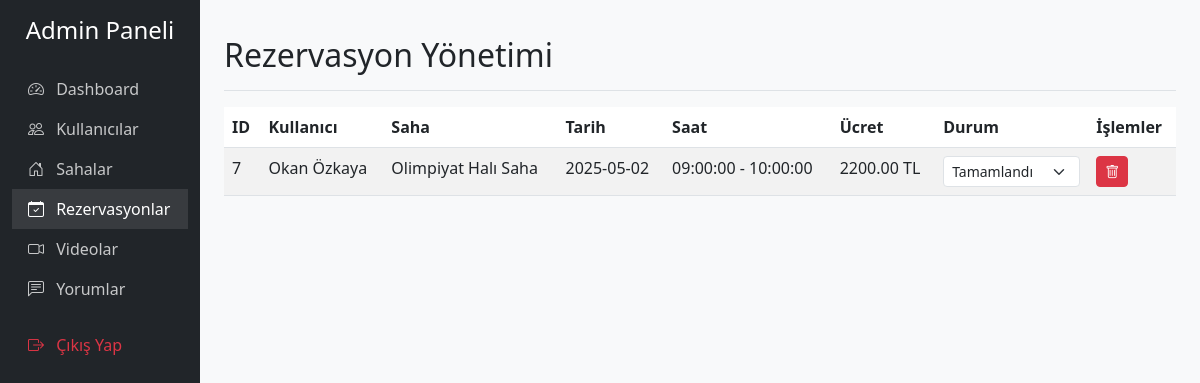
The app's page /halisaha-rezervasyon/admin/?page=rezervasyonlar (signed in) with its own data.
### tables this page shows
CREATE TABLE IF NOT EXISTS `rezervasyonlar` (
  `id` int NOT NULL AUTO_INCREMENT,
  `kullanici_id` int NOT NULL,
  `saha_id` int NOT NULL,
  `tarih` date NOT NULL,
  `baslangic_saati` time NOT NULL,
  `bitis_saati` time NOT NULL,
  `ucret` decimal(10,2) NOT NULL,
  `odeme_durumu` enum('bekliyor','tamamlandi','iptal') DEFAULT 'bekliyor',
  `rezervasyon_tarihi` datetime DEFAULT CURRENT_TIMESTAMP,
  PRIMARY KEY (`id`),
  KEY `kullanici_id` (`kullanici_id`),
  KEY `saha_id` (`saha_id`)
);

CREATE TABLE IF NOT EXISTS `kullanicilar` (
  `id` int NOT NULL AUTO_INCREMENT,
  `ad_soyad` varchar(100) NOT NULL,
  `email` varchar(100) NOT NULL,
  `telefon` varchar(20) DEFAULT NULL,
  `sifre` varchar(255) NOT NULL,
  `rol` enum('admin','kullanici') DEFAULT 'kullanici',
  `kayit_tarihi` datetime DEFAULT CURRENT_TIMESTAMP,
  PRIMARY KEY (`id`),
  UNIQUE KEY `email` (`email`)
);

CREATE TABLE IF NOT EXISTS `sahalar` (
  `id` int NOT NULL AUTO_INCREMENT,
  `ad` varchar(100) NOT NULL,
  `adres` text NOT NULL,
  `aciklama` text,
  `resim` varchar(255) DEFAULT NULL,
  `ucret` decimal(10,2) NOT NULL,
  `aktif` tinyint(1) DEFAULT '1',
  `konum` varchar(255) DEFAULT 'Belirtilmemiş',
  `telefon` varchar(20) DEFAULT NULL,
  `kapasite` int DEFAULT '10',
  `zemin_turu` varchar(100) DEFAULT 'Sentetik',
  `resim_yolu` varchar(255) DEFAULT 'saha.jpg',
  PRIMARY KEY (`id`)
);

### halisaha-rezervasyon/admin/rezervasyonlar.php (the view, shortened to what this page needs)
<div class="d-flex justify-content-between flex-wrap flex-md-nowrap align-items-center pt-3 pb-2 mb-3 border-bottom">
    <h1 class="h2">Rezervasyon Yönetimi</h1>
</div>
<div class="table-responsive">
    <table class="table table-striped table-hover">
        <thead>
            <tr>
                <th>ID</th>
                <th>Kullanıcı</th>
                <th>Saha</th>
                <th>Tarih</th>
                <th>Saat</th>
                <th>Ücret</th>
                <th>Durum</th>
                <th>İşlemler</th>
            </tr>
        </thead>
        <tbody>
            <?php
            $stmt = $db->query("
                SELECT r.*, u.ad_soyad, s.ad AS saha_ad
                FROM rezervasyonlar r
                JOIN kullanicilar u ON r.kullanici_id = u.id
                JOIN sahalar s ON r.saha_id = s.id
                ORDER BY r.tarih DESC
            ");
            while ($row = $stmt->fetch(PDO::FETCH_ASSOC)) {
                echo "<tr>
                    <td>{$row['id']}</td>
                    <td>{$row['ad_soyad']}</td>
                    <td>{$row['saha_ad']}</td>
                    <td>{$row['tarih']}</td>
                    <td>{$row['baslangic_saati']} - {$row['bitis_saati']}</td>
                    <td>{$row['ucret']} TL</td>
                    <td>
                        <form method='POST' class='d-inline'>
                            <input type='hidden' name='rezervasyon_id' value='{$row['id']}'>
                            <select name='durum' class='form-select form-select-sm' onchange='this.form.submit()'>
                                <option value='bekliyor' " . ($row['odeme_durumu'] == 'bekliyor' ? 'selected' : '') . ">Bekliyor</option>
                                <option value='tamamlandi' " . ($row['odeme_durumu'] == 'tamamlandi' ? 'selected' : '') . ">Tamamlandı</option>
                                <option value='iptal' " . ($row['odeme_durumu'] == 'iptal' ? 'selected' : '') . ">İptal</option>
                            </select>
                            <input type='hidden' name='durum_guncelle'>
                        </form>
                    </td>
                    <td>
                        <a href='?page=rezervasyonlar&sil={$row['id']}' class='btn btn-sm btn-danger' onclick='return confirm(\"Bu rezervasyonu silmek istediğinize emin misiniz?\")'>
                            <i class='bi bi-trash'></i>
                        </a>
                    </td>
                </tr>";
            }
            ?>
        </tbody>
    </table>
</div>

### halisaha-rezervasyon/admin/index.php (style rules this page uses)
body { background-color: #f8f9fa; }

### records on screen
rezervasyonlar: id "7", kullanicilar.ad_soyad "Okan Özkaya", sahalar.ad "Olimpiyat Halı Saha", tarih "2025-05-02", baslangic_saati "09:00:00", bitis_saati "10:00:00", ucret "2200.00", durum "Tamamlandı"
